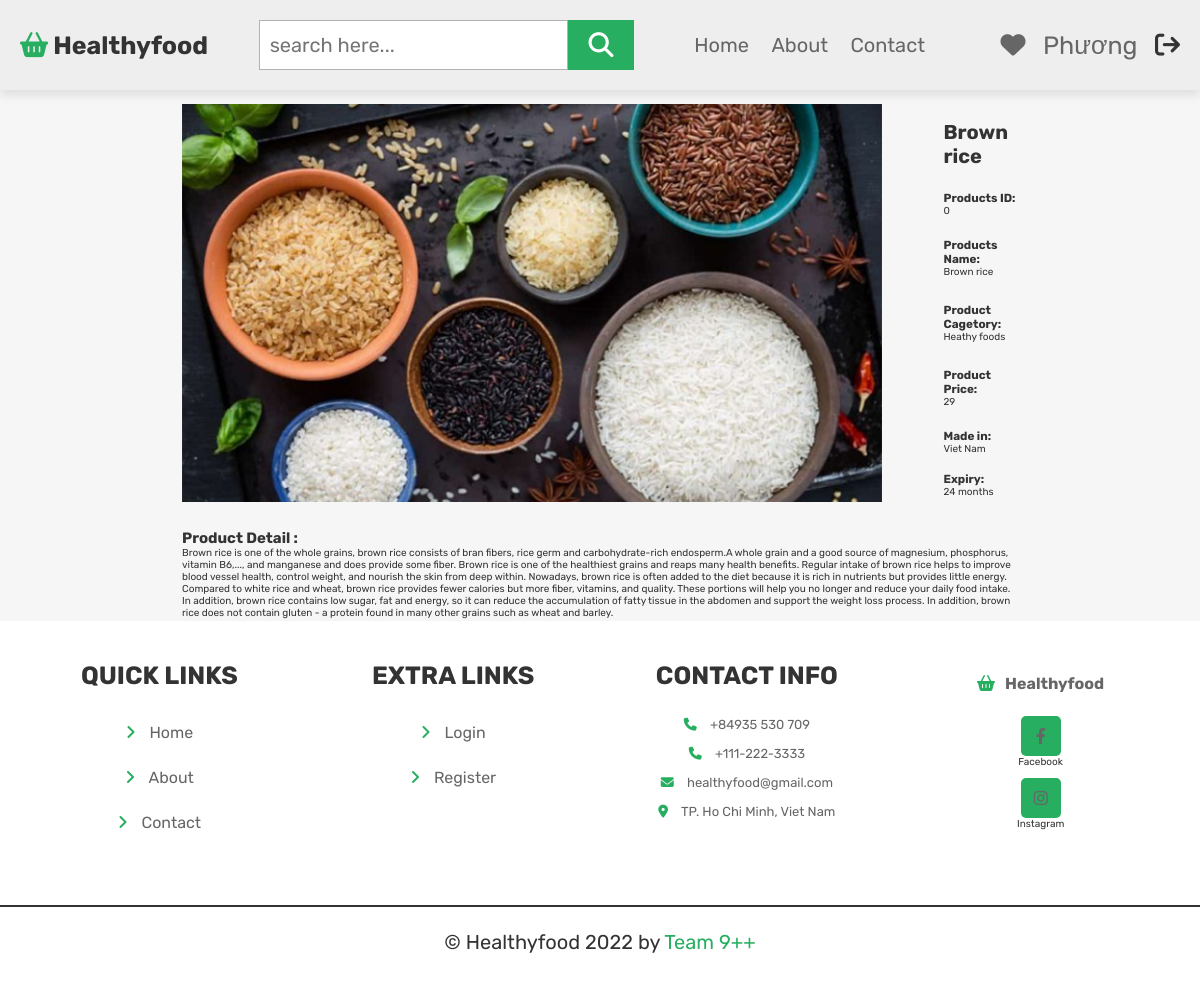
The page /shows.php?id=0 (signed in) on the database its author committed.
### tables this page shows
CREATE TABLE IF NOT EXISTS `products` (
  `ProductsId` int(100) NOT NULL,
  `ProductsName` varchar(100) NOT NULL,
  `ProductsCagetory` varchar(20) NOT NULL,
  `ProductsDetails` varchar(1000) NOT NULL,
  `ProductsPrice` int(100) NOT NULL,
  `ProductsImage` varchar(100) NOT NULL,
  `ProductsMadein` varchar(60) DEFAULT NULL,
  `ProductsExp` varchar(60) DEFAULT NULL,
  PRIMARY KEY (`ProductsId`)
);

### shows.php (the view, shortened to what this page needs)
<!DOCTYPE html>
<html lang="en">
<head>
    <link rel="stylesheet" type="css/text" href="/SanPham.css">
   <link rel="stylesheet" href="https://cdnjs.cloudflare.com/ajax/libs/font-awesome/6.1.1/css/all.min.css">
   <link rel="stylesheet" href="css/style.css">
</head>
<body>
    <?php
    require_once "header.php";
        require_once "config.php";
        if(isset($_GET["id"]))
        {
            $sql = "SELECT * FROM products WHERE ProductsId = ?";
            $stmt = $connect->prepare($sql);
            $id = $_GET['id'];
            $stmt->execute([$id]);
            $rowCount = $stmt->rowCount();
            $stmt->setFetchMode(PDO::FETCH_ASSOC);
            if($rowCount > 0){
                while($row = $stmt->fetch()){?>
                <center><table border="1"; style="width: 70%"; table-layout: fixed; height:300px>
                    <tr>
                        <td rowspan ="8" class ="td1">
                            <img src="<?= $row["ProductsImage"]?>" >
                        </td>
                    </tr>
                    <tr>
                        <td><h1><?php echo $row["ProductsName"]; ?></h1> </td>
                    </tr>
                    <tr>
                        <td row><h3>Products ID:</h3> <?php echo$row["ProductsId"]; ?> </td>
                    </tr>
                    <tr>
                        <td><h3>Products Name:</h3> <?php echo $row["ProductsName"]; ?> </td>
                    </tr>
                    <tr>
                        <td><h3>Product Cagetory:</h3> <?php echo $row["ProductsCagetory"]; ?>  </td>
                    </tr>
                    <tr>
                        <td><h3>Product Price: </h3> <?php echo $row["ProductsPrice"]; ?> </td>
                    </tr>
                    <tr>
                        <td><h3>Made in:</h3> <?php echo $row["ProductsMadein"]; ?> </td>
                    </tr>
                    <tr>
                        <td><h3>Expiry:</h3> <?php echo $row["ProductsExp"]; ?> </td>
                    </tr>
                    <tr height = 20px></tr>
                    <tr>
                        <br/><td colspan="2" class="detail"><h2>Product Detail :</h2> <?php echo $row["ProductsDetails"]; ?> </td>
                    </tr>
        <?php
            }
        ?>
        </table>
<?php
                }
        else {
        echo "0 results";
        }
    }
    include "footer.php";
        ?>
    </body>
</html>

### header.php (shortened to what this page needs)
<header class="header">
   <div class="flex">
   <a href="home.php" class="logo"><i class="fas fa-shopping-basket"></i>Healthyfood</a>
            <form action="" class="search-box-container">
                <input type="search" id="search-box" placeholder="search here...">
                <label for="search-box" class="fas fa-search"></label>
        </form>
      <nav class="navbar">
         <a href="home.php">Home</a>
         <a href="about.php">About</a>
         <a href="contact.php">Contact</a>
      </nav>
      <div class="icons">
         <a href="#" class="fas fa-heart"></a>
         <?php
         if(!isset($_SESSION['UserId'])){?>
            <a href="login.php" id="user-btn" class="fas fa-user-circle"></a>
         <?php } else {?>
            <a href="#"><?=$_SESSION['UserName'] ?></a>
            <a href="logout.php"><div  class="fas fa-sign-out" ></div></a>
         <?php } ?>
      </div>
   </div>
</header>

### footer.php
<footer class="footer">
   <section class="box-container">
      <div class="box">
         <h3>Quick links</h3>
         <a href="home.php"> <i class="fas fa-angle-right"></i> Home</a>
         <a href="about.php"> <i class="fas fa-angle-right"></i> About</a>
         <a href="contact.php"> <i class="fas fa-angle-right"></i> Contact</a>
      </div>
      <div class="box">
         <h3>Extra links</h3>
         <a href="login.php"> <i class="fas fa-angle-right"></i> Login</a>
         <a href="register.php"> <i class="fas fa-angle-right"></i> Register</a>
      </div>
      <div class="box">
         <h3>contact info</h3>
         <p> <i class="fas fa-phone"></i> +84935 530 709 </p>
         <p><i class="fas fa-phone"></i> +111-222-3333 </p>
         <p> <i class="fas fa-envelope"></i> healthyfood@gmail.com </p>
         <p><i class="fas fa-map-marker-alt"></i> TP. Ho Chi Minh, Viet Nam </p>
      </div>
      <div class="box">
            <a href="home.php" class="logo"><i class="fas fa-shopping-basket"></i>Healthyfood</a>
            <div class="share">
               <div><a href="https://www.facebook.com/phuonghealthyfood" class="btn fab fa-facebook-f"></a>Facebook</div>
               <div><a href="https://github.com/KuroHiyuki/ltweb1" class="btn fab fa-instagram"></a>Instagram</div>
            </div>
   </section>
   <p class="credit"> &copy; Healthyfood <?= date('Y'); ?> by <span>Team 9++</span></p>
</footer>

### css/style.css (style rules this page uses)
.flex { background:#eee; display: flex; align-items: center; justify-content: space-between; padding:2rem 9%; }
.logo { color:var(--black); font-weight: bolder; font-size: 3rem; }
.logo i { padding-right: .5rem; color:var(--green); }
.flex .search-box-container { display: flex; height:5rem; }
.flex .search-box-container #search-box { height: 100%; width:100%; padding:1rem; font-size: 2rem; color:#333; border:.1rem solid rgba(0,0,0,.3); text-transform: none; }
.flex .search-box-container label { height: 100%; width:8rem; font-size: 2.5rem; line-height: 5rem; color:#fff; background:var(--green); text-align: center; cursor: pointer; }
.footer .box-container { display: flex; gap:1.5rem; flex-wrap: wrap; }
.footer .box-container .box { padding:1rem 0; flex:1 1 25rem; }
.footer .box-container .box .share a { padding:0; height:4rem; width:4rem; line-height: 4rem; text-align: center; }
.footer .box-container .box h3 { font-size: 2.5rem; color:var(--black); }
.footer .box-container .box p { font-size: 1.3rem; color:#666; padding:.7rem 0; }

### css/components.css (style rules this page uses)
:root { --green:#27ae60; --green-lt:#eafaf1; --orange:#f39c12; --red:#e74c3c; --black:#333; --light-color:#666; --white:#fff; --light-bg:#f6f6f6; --border:.2rem solid var(--black); --box-shadow:0 .5rem 1rem rgba(0,0,0,.1); }
* { font-family: 'Rubik', sans-serif; margin:0; padding:0; box-sizing: border-box; outline: none; border:none; text-decoration: none; color:var(--black); }
body { background-color: var(--light-bg); }
html { font-size: 62.5%; overflow-x: hidden; scroll-behavior: smooth; scroll-padding-top: 6.5rem; }
section { padding:3rem 2rem; max-width: 1200px; margin:0 auto; }
.btn, .delete-btn, .option-btn { display: block; width: 100%; margin-top: 1rem; border-radius: .5rem; color:var(--white); font-size: 2rem; padding:1.3rem 3rem; text-transform: capitalize; cursor: pointer; text-align: center; }
.btn { background-color: var(--green); }
.header { background: #f0eeed; position: sticky; top:0; left:0; right:0; z-index: 1000; box-shadow: var(--box-shadow); }
.header .flex { align-items: center; justify-content: space-between; padding:2rem; margin: 0 auto; max-width: 1200px; position: relative; }
.header .flex .logo { font-size: 2.5rem; color:var(--black); }
.header .flex .navbar a { margin:0 1rem; font-size: 2rem; color:var(--light-color); }
.header .flex .icons > * { font-size: 2.5rem; color:var(--light-color); cursor: pointer; margin-left: 1.5rem; }
.footer { background-color: var(--white); }
.footer .box-container { display: grid; grid-template-columns: repeat(auto-fit, minmax(27rem, 1fr)); gap:2.5rem; align-items: flex-start; }
.footer .box-container .box h3 { text-transform: uppercase; color:var(--black); margin-bottom: 2rem; font-size: 2rem; }
.footer .box-container .box a, .footer .box-container .box p { display: block; padding:1.3rem 0; font-size: 1.6rem; color:var(--light-color); }
.footer .box-container .box a i, .footer .box-container .box p i { color:var(--green); padding-right: 1rem; }
.footer .credit { margin-top: 2rem; padding: 2rem 1.5rem; padding-bottom: 2.5rem; line-height: 1.5; border-top: var(--border); text-align: center; font-size: 2rem; color:var(--black); }
.footer .credit span { color:var(--green); }

### shows.php (style rules this page uses)
img { width: 700px; }

### rows shown on the page
products: ProductsName "Brown rice", ProductsId "0", ProductsCagetory "Heathy foods", ProductsPrice "29", ProductsMadein "Viet Nam", ProductsExp "24 months", ProductsDetails "Brown rice is one of the whole grains, brown rice consists of bran fibers, rice germ and carbohydrate-rich endosperm.A whole grain and a good source of magnesium, phosphorus, vitamin B6,..., and manganese and does provide some fiber. Brown rice is one of the healthiest grains and reaps many health benefits. Regular intake of brown rice helps to improve blood vessel health, control weight, and nourish the skin from deep within. Nowadays, brown rice is often added to the diet because it is rich in nutrients but provides little energy. Compared to white rice and wheat, brown rice provides fewer calories but more fiber, vitamins, and quality. These portions will help you no longer and reduce…"

### other values the page prints
$_SESSION['UserName'] "Phương"
